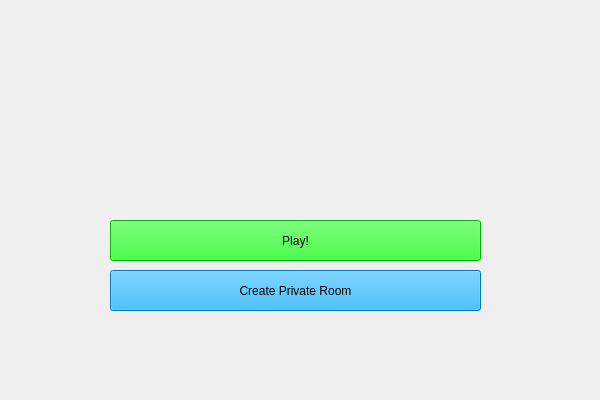
<?xml version="1.0" encoding="UTF-8"?>
<ui version="4.0">
 <class>GameClass</class>
 <widget class="QMainWindow" name="GameClass">
  <property name="geometry">
   <rect>
    <x>0</x>
    <y>0</y>
    <width>600</width>
    <height>400</height>
   </rect>
  </property>
  <property name="windowTitle">
   <string>Game</string>
  </property>
  <property name="windowIcon">
   <iconset resource="FrontEnd.qrc">
    <normaloff>:/FrontEnd/assets/images/Skribbl.io_2022_(Icon).png</normaloff>:/FrontEnd/assets/images/Skribbl.io_2022_(Icon).png</iconset>
  </property>
  <widget class="QWidget" name="centralWidget">
   <widget class="QLabel" name="label_background">
    <property name="geometry">
     <rect>
      <x>0</x>
      <y>-10</y>
      <width>601</width>
      <height>431</height>
     </rect>
    </property>
    <property name="text">
     <string/>
    </property>
    <property name="pixmap">
     <pixmap resource="FrontEnd.qrc">:/FrontEnd/assets/images/background.png</pixmap>
    </property>
    <property name="scaledContents">
     <bool>true</bool>
    </property>
   </widget>
   <widget class="QPushButton" name="pushButton_Play">
    <property name="geometry">
     <rect>
      <x>110</x>
      <y>220</y>
      <width>371</width>
      <height>41</height>
     </rect>
    </property>
    <property name="styleSheet">
     <string notr="true">background-color: rgb(0, 255, 0);</string>
    </property>
    <property name="text">
     <string>Play!</string>
    </property>
   </widget>
   <widget class="QPushButton" name="pushButton_create_private_room">
    <property name="geometry">
     <rect>
      <x>110</x>
      <y>270</y>
      <width>371</width>
      <height>41</height>
     </rect>
    </property>
    <property name="styleSheet">
     <string notr="true">background-color: rgb(0, 255, 255);
background-color: rgb(0, 170, 255);</string>
    </property>
    <property name="text">
     <string>Create Private Room</string>
    </property>
   </widget>
  </widget>
 </widget>
 <layoutdefault spacing="6" margin="11"/>
 <resources>
  <include location="FrontEnd.qrc"/>
 </resources>
 <connections/>
</ui>
